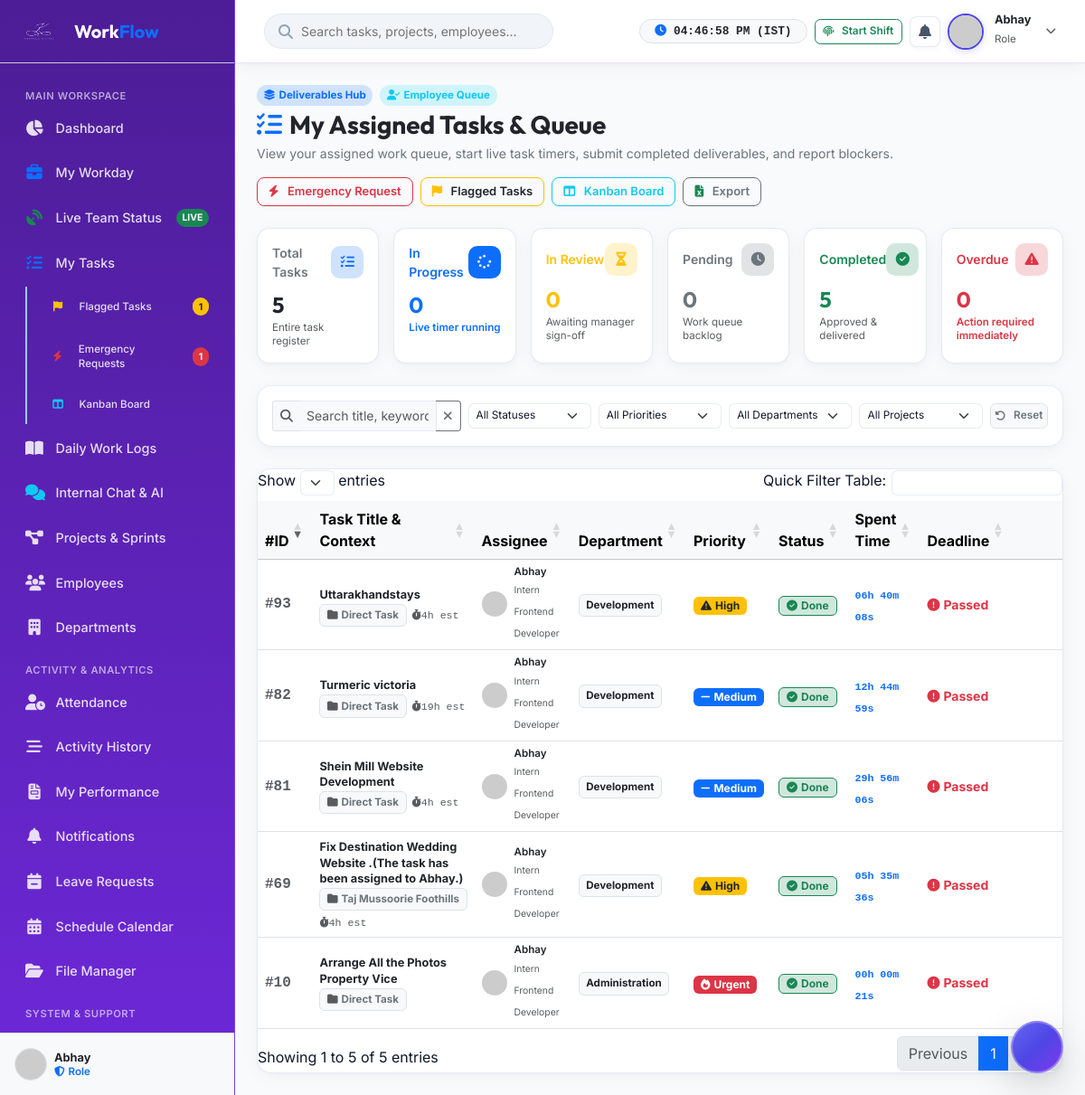
The app's page /task-management/index.php (signed in) with its own data.
### tables this page shows
CREATE TABLE `tasks` (
  `id` int(11) NOT NULL,
  `project_id` int(11) DEFAULT NULL,
  `department_id` int(11) DEFAULT NULL,
  `assigned_to_employee_id` int(11) DEFAULT NULL,
  `assigned_to` int(11) DEFAULT NULL,
  `assigned_by` int(11) DEFAULT NULL,
  `title` varchar(255) NOT NULL,
  `description` text DEFAULT NULL,
  `priority` varchar(20) NOT NULL DEFAULT 'medium',
  `status` varchar(50) NOT NULL DEFAULT 'pending',
  `rejection_reason` text DEFAULT NULL,
  `estimated_hours` decimal(6,2) DEFAULT 0.00,
  `spent_seconds` int(11) DEFAULT 0,
  `deadline` datetime DEFAULT NULL,
  `due_date` date DEFAULT NULL,
  `completed_at` datetime DEFAULT NULL,
  `submitted_for_approval_at` datetime DEFAULT NULL,
  `completion_notes` text DEFAULT NULL,
  `approved_by` int(11) DEFAULT NULL,
  `approved_at` datetime DEFAULT NULL,
  `is_archived` tinyint(1) DEFAULT 0,
  `created_at` datetime NOT NULL DEFAULT current_timestamp(),
  `updated_at` datetime NOT NULL DEFAULT current_timestamp() ON UPDATE current_timestamp()
);

CREATE TABLE `users` (
  `id` int(11) NOT NULL,
  `role_id` int(11) DEFAULT NULL,
  `department_id` int(11) DEFAULT NULL,
  `employee_code` varchar(50) DEFAULT NULL,
  `name` varchar(100) NOT NULL,
  `email` varchar(150) NOT NULL,
  `username` varchar(100) DEFAULT NULL,
  `password` varchar(255) DEFAULT NULL,
  `password_hash` varchar(255) NOT NULL,
  `phone` varchar(50) DEFAULT NULL,
  `avatar` varchar(255) DEFAULT 'default_avatar.png',
  `designation` varchar(150) DEFAULT NULL,
  `shift_timing` varchar(100) DEFAULT '09:40 AM - 06:30 PM (Fixed Office)',
  `role` varchar(20) NOT NULL DEFAULT 'STAFF',
  `status` varchar(20) NOT NULL DEFAULT 'active',
  `remember_token` varchar(100) DEFAULT NULL,
  `last_login` datetime DEFAULT NULL,
  `created_at` datetime NOT NULL DEFAULT current_timestamp(),
  `updated_at` datetime NOT NULL DEFAULT current_timestamp() ON UPDATE current_timestamp()
);

CREATE TABLE `departments` (
  `id` int(11) NOT NULL,
  `name` varchar(100) NOT NULL,
  `code` varchar(20) NOT NULL,
  `description` text DEFAULT NULL,
  `created_at` datetime DEFAULT current_timestamp()
);

CREATE TABLE `projects` (
  `id` int(11) NOT NULL,
  `client_id` int(11) DEFAULT NULL,
  `department_id` int(11) DEFAULT NULL,
  `name` varchar(150) NOT NULL,
  `code` varchar(50) DEFAULT NULL,
  `description` text DEFAULT NULL,
  `priority` varchar(20) DEFAULT 'medium',
  `status` varchar(50) NOT NULL DEFAULT 'in_progress',
  `start_date` date DEFAULT NULL,
  `deadline` date DEFAULT NULL,
  `end_date` date DEFAULT NULL,
  `progress` int(11) DEFAULT 0,
  `budget` decimal(12,2) DEFAULT 0.00,
  `created_by` int(11) DEFAULT NULL,
  `created_at` datetime NOT NULL DEFAULT current_timestamp(),
  `updated_at` datetime NOT NULL DEFAULT current_timestamp() ON UPDATE current_timestamp()
);

### php_app/views/tasks.php (the view, shortened to what the rows shown need)
<?php
require_once __DIR__ . '/includes/header.php';
require_once __DIR__ . '/includes/sidebar.php';
$emgFlagFields = "
    (SELECT status FROM emergency_task_requests WHERE task_id = t.id ORDER BY id DESC LIMIT 1) as emg_status,
    (SELECT reason FROM emergency_task_requests WHERE task_id = t.id ORDER BY id DESC LIMIT 1) as emg_reason,
    (SELECT status FROM task_flags WHERE task_id = t.id ORDER BY id DESC LIMIT 1) as flag_status,
    (SELECT category FROM task_flags WHERE task_id = t.id ORDER BY id DESC LIMIT 1) as flag_category,
    (SELECT impact FROM task_flags WHERE task_id = t.id ORDER BY id DESC LIMIT 1) as flag_impact
";
$tasks = [];
$visCondition = getTaskVisibilityCondition($user, 't');
$isUnrestricted = ($visCondition['sql'] === '1=1');
try {
    if ($isUnrestricted) {
        $stmt = $db->prepare("
            SELECT t.*, p.name as project_name, p.code as project_code, d.name as department_name,
                   u_to.name as assignee_name, u_to.avatar as assignee_avatar, u_to.designation as assignee_designation,
                   u_by.name as creator_name,
                   {$emgFlagFields}
            FROM tasks t
            LEFT JOIN projects p ON t.project_id = p.id
            LEFT JOIN departments d ON t.department_id = d.id
            LEFT JOIN users u_to ON (t.assigned_to = u_to.id OR (t.assigned_to IS NULL AND t.assigned_to_employee_id = u_to.id))
            LEFT JOIN users u_by ON t.assigned_by = u_by.id
            ORDER BY t.id DESC
        ");
        $stmt->execute();
    } else {
        $stmt = $db->prepare("
            SELECT t.*, p.name as project_name, p.code as project_code, d.name as department_name,
                   u_to.name as assignee_name, u_to.avatar as assignee_avatar, u_to.designation as assignee_designation,
                   u_by.name as creator_name,
                   {$emgFlagFields}
            FROM tasks t
            LEFT JOIN projects p ON t.project_id = p.id
            LEFT JOIN departments d ON t.department_id = d.id
            LEFT JOIN users u_to ON (t.assigned_to = u_to.id OR (t.assigned_to IS NULL AND t.assigned_to_employee_id = u_to.id))
            LEFT JOIN users u_by ON t.assigned_by = u_by.id
            WHERE {$visCondition['sql']}
            ORDER BY t.id DESC
        ");
        $stmt->execute($visCondition['params']);
    }
    $tasks = $stmt->fetchAll() ?: [];
} catch (Throwable $e) {
    error_log("Tasks load with emergency/flags fields failed: " . $e->getMessage() . " - falling back to base task query");
    try {
        if ($isUnrestricted) {
            $stmt = $db->prepare("
                SELECT t.*, p.name as project_name, p.code as project_code, d.name as department_name,
                       u_to.name as assignee_name, u_to.avatar as assignee_avatar, u_to.designation as assignee_designation,
                       u_by.name as creator_name,
                       NULL as emg_status, NULL as emg_reason, NULL as flag_status, NULL as flag_category, NULL as flag_impact
                FROM tasks t
                LEFT JOIN projects p ON t.project_id = p.id
                LEFT JOIN departments d ON t.department_id = d.id
                LEFT JOIN users u_to ON (t.assigned_to = u_to.id OR (t.assigned_to IS NULL AND t.assigned_to_employee_id = u_to.id))
                LEFT JOIN users u_by ON t.assigned_by = u_by.id
                ORDER BY t.id DESC
            ");
            $stmt->execute();
        } else {
            $stmt = $db->prepare("
                SELECT t.*, p.name as project_name, p.code as project_code, d.name as department_name,
                       u_to.name as assignee_name, u_to.avatar as assignee_avatar, u_to.designation as assignee_designation,
                       u_by.name as creator_name,
                       NULL as emg_status, NULL as emg_reason, NULL as flag_status, NULL as flag_category, NULL as flag_impact
                FROM tasks t
                LEFT JOIN projects p ON t.project_id = p.id
                LEFT JOIN departments d ON t.department_id = d.id
                LEFT JOIN users u_to ON (t.assigned_to = u_to.id OR (t.assigned_to IS NULL AND t.assigned_to_employee_id = u_to.id))
                LEFT JOIN users u_by ON t.assigned_by = u_by.id
                WHERE {$visCondition['sql']}
                ORDER BY t.id DESC
            ");
            $stmt->execute($visCondition['params']);
        }
        $tasks = $stmt->fetchAll() ?: [];
    } catch (Throwable $e2) {
        error_log("Tasks base query fallback failed: " . $e2->getMessage());
        $tasks = [];
    }
}
$nowTimestamp = time();
?>
<div class="main-wrapper">
    <div class="p-3 p-md-4">
        <div class="glass-card p-0 overflow-hidden">
            <div class="table-responsive d-none d-md-block">
                <table id="tasksDataTable" class="table table-hover align-middle mb-0" style="width:100%">
                    <thead class="table-light">
                        <tr>
                            <th style="width: 70px;">#ID</th>
                            <th>Task Title & Context</th>
                            <th>Assignee</th>
                            <th>Department</th>
                            <th>Priority</th>
                            <th>Status</th>
                            <th>Spent Time</th>
                            <th>Deadline</th>
                            <th class="text-end" style="min-width: 170px;">Actions</th>
                        </tr>
                    </thead>
                    <tbody>
                        <?php foreach ($tasks as $t):
                            $taskId = (int)$t['id'];
                            $taskStatus = strtolower(trim((string)($t['status'] ?? 'pending')));
                            $taskPriority = strtolower(trim((string)($t['priority'] ?? 'medium')));
                            $isDone = in_array($taskStatus, ['completed', 'done']);
                            $isOverdue = (!empty($t['deadline']) && strtotime((string)$t['deadline']) < $nowTimestamp && !$isDone);
                            $filterStatus = $isOverdue ? 'overdue' : ($taskStatus === 'in_progress' ? 'running' : ($taskStatus === 'pending_approval' ? 'in_review' : $taskStatus));
                        ?>
                            <tr data-task-id="<?= $taskId ?>"
                                data-status="<?= $filterStatus ?>"
                                data-priority="<?= $taskPriority ?>"
                                data-department="<?= sanitize($t['department_name'] ?? 'General') ?>"
                                data-project="<?= sanitize($t['project_name'] ?? 'Direct Task') ?>"
                                data-assignee="<?= sanitize($t['assignee_name'] ?? 'Unassigned') ?>">
                                <td class="text-muted font-monospace fw-semibold" data-order="<?= $taskId ?>">
                                    #<?= $taskId ?>
                                </td>
                                <td>
                                    <div class="d-flex align-items-start gap-2">
                                        <div class="flex-grow-1">
                                            <a href="<?= BASE_URL ?>/task-details?id=<?= $taskId ?>" class="fw-bold text-dark text-decoration-none hover-primary d-inline-block fs-7 mb-0">
                                                <?= sanitize($t['title'] ?? '') ?>
                                            </a>
                                            <div class="d-flex flex-wrap align-items-center gap-1.5 mt-0.5">
                                                <span class="badge bg-light text-secondary border fs-8">
                                                    <i class="fas fa-folder me-1 text-muted"></i><?= sanitize($t['project_name'] ?? 'Direct Task') ?>
                                                </span>
                                                <?php if (!empty($t['estimated_hours']) && (float)$t['estimated_hours'] > 0): ?>
                                                    <span class="text-muted fs-8 font-monospace">
                                                        <i class="fas fa-stopwatch me-0.5"></i><?= (float)$t['estimated_hours'] ?>h est
                                                    </span>
                                                <?php endif; ?>
                                            </div>
                                        </div>
                                    </div>
                                </td>
                                <td>
                                    <div class="d-flex align-items-center gap-2">
                                        <img src="https://ui-avatars.com/api/?name=<?= urlencode($t['assignee_name'] ?? 'Unassigned') ?>&background=4f46e5&color=fff" class="rounded-circle" width="28" height="28" alt="Avatar">
                                        <div>
                                            <div class="fw-semibold text-dark fs-8 line-height-1"><?= sanitize($t['assignee_name'] ?? 'Unassigned') ?></div>
                                            <small class="text-muted fs-9"><?= sanitize($t['assignee_designation'] ?? 'Staff') ?></small>
                                        </div>
                                    </div>
                                </td>
                                <td>
                                    <span class="badge bg-light text-dark border fs-8"><?= sanitize($t['department_name'] ?? 'General') ?></span>
                                </td>
                                <td>
                                    <?= getPriorityBadge($t['priority'] ?? 'medium') ?>
                                </td>
                                <td>
                                    <?= getStatusBadge($t['status'] ?? 'pending', $t['deadline'] ?? null) ?>
                                </td>
                                <td>
                                    <span class="font-monospace text-primary fw-semibold fs-8" id="inlineTaskTimer_<?= $taskId ?>">
                                        <?= formatDuration((int)($t['spent_seconds'] ?? 0)) ?>
                                    </span>
                                </td>
                                <td class="small" data-order="<?= !empty($t['deadline']) ? strtotime($t['deadline']) : 0 ?>">
                                    <?= getDeadlineCountdown($t['deadline'] ?? null) ?>
                                </td>
                                <td class="text-end">
                                </td>
                            </tr>
                        <?php endforeach; ?>
                    </tbody>
                </table>
            </div>
        </div>
    </div>
</div>
<?php require_once __DIR__ . '/includes/footer.php'; ?>

### php_app/helpers/functions.php (shortened to what the rows shown need)
<?php
require_once __DIR__ . '/../config/app.php';
function getUserRoleCategory(?array $user): string {
    $roleName = strtolower($user['role_name'] ?? '');
    $roleId = (int)($user['role_id'] ?? 0);
    return 'employee';
}
function getVisibleEmployeeIdsForUser(?array $user = null): ?array {
    $userId = (int)($user['id'] ?? 0);
    $userName = strtolower(trim($user['name'] ?? ''));
    $roleName = strtolower(trim($user['role_name'] ?? ''));
    $roleId = (int)($user['role_id'] ?? 0);
    $category = getUserRoleCategory($user);
    if ($userId === 9 || $userName === 'abhay' || $roleName === 'intern_developer' || $roleId === 9) {
        return [9];
    }
    return $userId > 0 ? [$userId] : [];
}
function getTaskVisibilityCondition(?array $user = null, string $tableAlias = 't'): array {
    $visibleIds = getVisibleEmployeeIdsForUser($user);
    $prefix = $tableAlias !== '' ? $tableAlias . '.' : '';
    $placeholders = implode(',', array_fill(0, count($visibleIds), '?'));
    $sql = "({$prefix}assigned_to IN ({$placeholders}) OR {$prefix}assigned_to_employee_id IN ({$placeholders}))";
    $params = array_merge($visibleIds, $visibleIds);
    return ['sql' => $sql, 'params' => $params];
}
function formatDuration($seconds = 0): string {
    $sec = max(0, (int)($seconds ?? 0));
    $hours = floor($sec / 3600);
    $minutes = floor(($sec % 3600) / 60);
    $secs = $sec % 60;
    return sprintf('%02dh %02dm %02ds', $hours, $minutes, $secs);
}
function getPriorityBadge(?string $priority): string {
    $norm = strtolower(trim((string)$priority));
    switch ($norm) {
        case 'urgent':
            return '<span class="badge bg-danger text-white px-2 py-1"><i class="fas fa-fire me-1"></i>Urgent</span>';
        case 'high':
            return '<span class="badge bg-warning text-dark px-2 py-1"><i class="fas fa-exclamation-triangle me-1"></i>High</span>';
        case 'medium':
            return '<span class="badge bg-primary text-white px-2 py-1"><i class="fas fa-minus me-1"></i>Medium</span>';
    }
}
function getStatusBadge(?string $status, ?string $deadline = ''): string {
    $normStatus = strtolower(trim((string)$status));
    $isOverdue = (!empty($deadline) && strtotime((string)$deadline) < time() && !in_array($normStatus, ['completed', 'done']));
    switch ($normStatus) {
        case 'completed':
        case 'done':
            return '<span class="badge bg-success-subtle text-success border border-success px-2 py-1"><i class="fas fa-check-circle me-1"></i>Done</span>';
    }
}
function getDeadlineCountdown(?string $deadline): string {
    $dTime = strtotime((string)$deadline);
    $diff = $dTime - time();
    if ($diff <= 0) {
        return '<span class="text-danger fw-bold"><i class="fas fa-exclamation-circle me-1"></i>Passed</span>';
    }
    $hours = floor(($diff % 86400) / 3600);
    return "<span class=\"text-warning fw-semibold\">{$hours}h left</span>";
}

### records on screen
tasks: id "93", title "Uttarakhandstays", project_name "Direct Task", estimated_hours "4", users.name "Abhay", users.designation "Intern Frontend Developer", department.name "Development", priority "high" (drawn), status "completed" (drawn), spent_seconds "06h 40m 08s", shows "Passed"
tasks: id "82", title "Turmeric victoria", project_name "Direct Task", estimated_hours "19", users.name "Abhay", users.designation "Intern Frontend Developer", department.name "Development", priority "medium" (drawn), status "completed" (drawn), spent_seconds "12h 44m 59s", shows "Passed"
tasks: id "81", title "Shein Mill Website Development", project_name "Direct Task", estimated_hours "4", users.name "Abhay", users.designation "Intern Frontend Developer", department.name "Development", priority "medium" (drawn), status "completed" (drawn), spent_seconds "29h 56m 06s", shows "Passed"
tasks: id "69", title "Fix Destination Wedding Website .(The task has been assigned to Abhay.)", project.name "Taj Mussoorie Foothills", estimated_hours "4", users.name "Abhay", users.designation "Intern Frontend Developer", department.name "Development", priority "high" (drawn), status "completed" (drawn), spent_seconds "05h 35m 36s", shows "Passed"
tasks: id "10", title "Arrange All the Photos Property Vice", project_name "Direct Task", users.name "Abhay", users.designation "Intern Frontend Developer", department.name "Administration", priority "urgent" (drawn), status "completed" (drawn), spent_seconds "00h 00m 21s", shows "Passed"

### other values on screen
$sidebarOpenFlagsCount "1"
$sidebarPendingEmergencyCount "1"
$user['name'] "Abhay"
$user['role_title'] "Role"
$kpiTotal "5"
$kpiRunning "0"
$kpiInReview "0"
$kpiPending "0"
$kpiCompleted "5"
$kpiOverdue "0"
